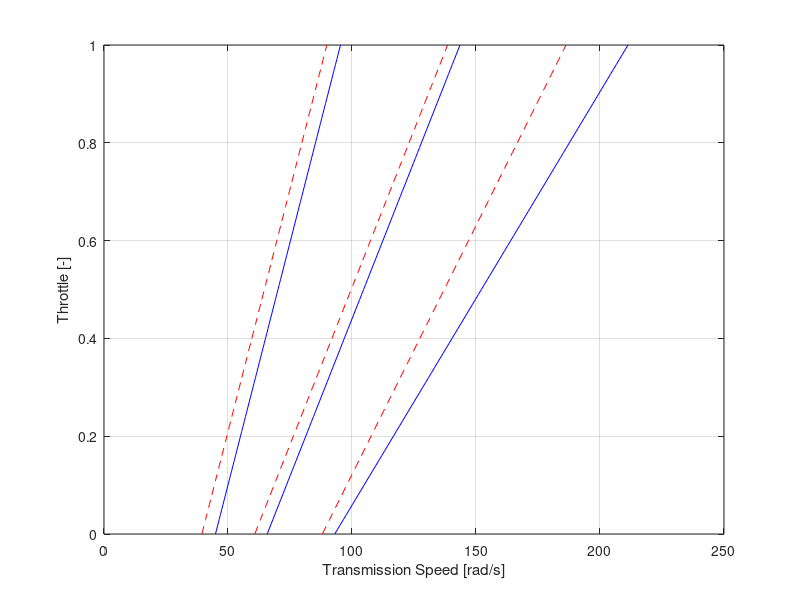

The MATLAB source for this figure:
clear all
close all
clc


% w12 = 49.95;
% w21 = 39.45;
% w23 = 70.8;
% w32 = 60.8;
% w34 = 103.04;
% w43 = 88.04;

w12 = 44.95;
w21 = 39.45;
w23 = 65.8;
w32 = 60.8;
w34 = 93.04;
w43 = 88.04;

dw12 = 50.41;
dw21 = 50.41;
dw23 = 77.75;
dw32 = 77.75;
dw34 = 118.26;
dw43 = 98.26;

throt = 0:0.01:1;

ws12 = w12 + dw12*throt;
ws21 = w21 + dw21*throt;
ws23 = w23 + dw23*throt;
ws32 = w32 + dw32*throt;
ws34 = w34 + dw34*throt;
ws43 = w43 + dw43*throt;

figure;
plot(ws12,throt,'-b',ws23,throt,'-b',ws34,throt,'-b')
hold on
plot(ws21,throt,'--r',ws32,throt,'--r',ws43,throt,'--r')
xlabel('Transmission Speed [rad/s]')
ylabel('Throttle [-]')
grid on